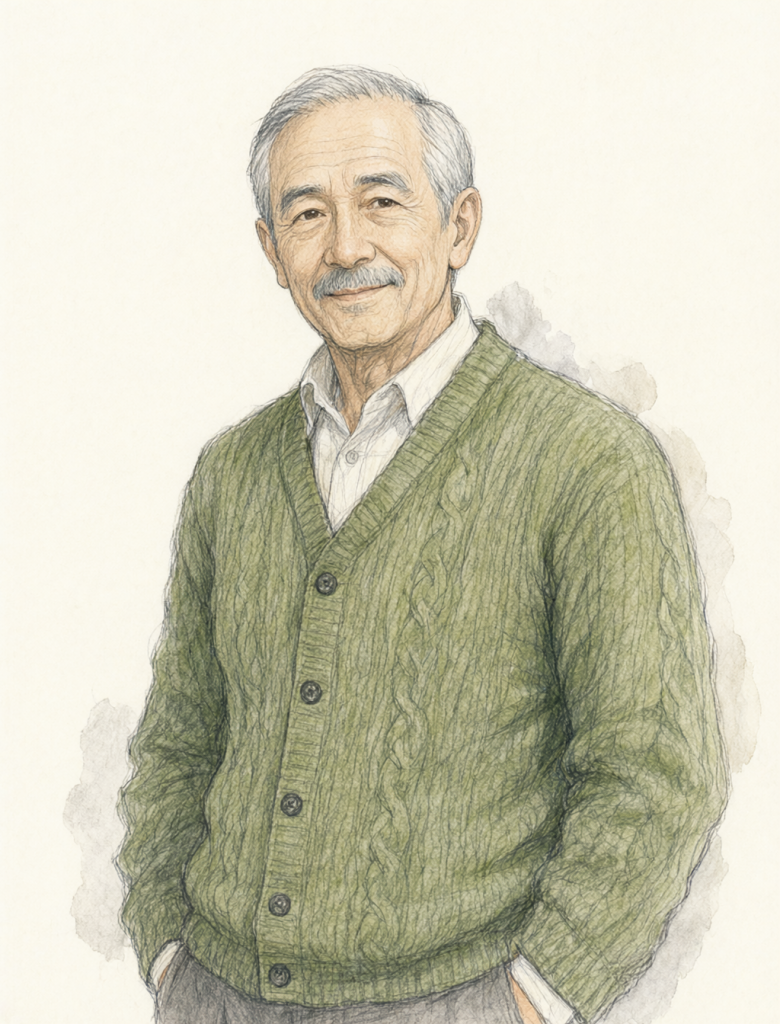
#> input picture skills/watercolour-brush/references/examples/cardigan/source.png, 780 x 1024 px
$ python cardigan.py   (older library calls are emulated)
#> lines starting #> are read from the running program, lines starting #| are printed output that depends on the picture; after the words box and inside, x2 and y2 are one past the last pixel; in counts of white or black regions, pixels touching at a corner belong together
#> (reads skills/watercolour-brush/references/examples/cardigan/areas.json from the repository)
### skills/watercolour-brush/scripts/regions.py
#!/usr/bin/env -S uv run --script
# /// script
# requires-python = ">=3.12"
# dependencies = ["numpy==2.5.5", "opencv-python-headless==5.1.0.95"]
# ///
"""Areas and underdrawing from a source picture: steps 1 and 2 of the order of work, a few seconds each.

    uv run regions.py propose SOURCE OUT_DIR [k=9]
        Cuts the source into regions by colour and place and writes OUT_DIR/regions.png: every region tinted, outlined
        and numbered, source coordinates along the border. Prints one line per region (id, a guess of what it is, its box,
        its share of the picture, its colour) and writes the guesses as OUT_DIR/areas.json, the file you correct.
        (An areas.json that is already there is kept: delete it to start again.)

    uv run regions.py build SOURCE OUT_DIR/areas.json
        Your areas -> masks.npz, areas.png (read it at 1:1) and one mask-NAME.png each; the underdrawing with its
        corrections -> under.npy, underdrawing.png. Prints per area what the source measures there, the row of
        references/starting-values.md it falls in and the gains used. Correct areas.json, build again, look again.

areas.json:

    {"paper": "#FBF6E3",                         the source's own paper as measured (change it only if it is wrong)
     "approved": false,                          true: the source is already a finished picture in this look and you paint the
                                                 same picture again: no area is pushed (gains 1), and the sheet takes this paper
     "areas": {                                  where two overlap, the one written first wins
       "features": {"kind": "features", "auto": true, "add": [[[418,366],[474,368],[446,380]]]},
       "skin":  {"kind": "skin",  "regions": [3, 8], "lines": 0.38},
       "hair":  {"kind": "hair",  "regions": [2], "within": [[[290,140],[740,140],[740,530],[290,530]]]},
       "card":  {"kind": "cloth", "regions": [4, 5], "at": [[600, 900]], "cut": [], "holes": true},
       "shirt": {"kind": "cloth", "regions": [7], "gain": [1.3, 0.8, 1.2, 0.0]}}}

    "regions"   ids read off regions.png        "at"      points: the region under each is taken too
    "add"/"cut" polygons in source px, added to / cut out of the area (a curve through the points; "c" third value: a corner)
    "within"    polygons: the regions count only inside them (cut by place first, then by colour)
    "holes"     true fills holes (buttons and a brooch belong to the cardigan)
    "kind"      skin | hair | cloth | features. "features" (eyes, nose, mouth, anything to keep exactly as drawn) takes no
                pixels from the others: it is a mask of its own, and skin keeps its lines there. "auto": the dark blobs in the face
    "gain"      [gain, colour, curve, warm] instead of the table's row (fuller(), below). Near the border of two rows `build`
                mixes them, so the gains do not jump when a polygon moves a few pixels
    "lines"     skin only: how much of the thin dark lines is mixed back after they are closed over (0.38; 0 = none, 1 = all)

In a drawings file:  UNDER = np.load("under.npy");  MASKS = dict(np.load("masks.npz"))  ->  {"under": UNDER, "masks": MASKS, ...}.
Both are float32 at the source's size: masks 0..1 (1: in the area), under.npy what the paint lets through per channel (0..1, not a
picture). They cover the drawing's FRAME: for a frame that is only part of the source (a body, a draft) cut them the same way,
v[y0:y0 + h, x0:x0 + w]; given whole, they are squeezed into the frame.
"""
import json
import sys
from pathlib import Path

import cv2
import numpy as np

sys.path.insert(0, str(Path(__file__).resolve().parent))
import wash                                                       # noqa: E402

LUM = np.array([0.3, 0.59, 0.11], np.float32)
hexc = lambda c: "#%02X%02X%02X" % tuple(int(round(float(v))) for v in c)
ell = lambda r: cv2.getStructuringElement(cv2.MORPH_ELLIPSE, (2 * int(max(r, 1)) + 1,) * 2)


def read(src, paper=None):
    """-> the source as RGB floats, and its paper colour (the lighter half of its border unless given)."""
#> called with paper = '#FBF9EE'
    im = cv2.imread(str(src), cv2.IMREAD_UNCHANGED)
#> im is the input picture: shape (1024, 780, 3); mean B, G, R 181.4, 202.5, 204.8
    assert im is not None, f"cannot read {src}"
    if im.ndim == 2:
        im = np.dstack([im] * 3)
    rgb = im[..., 2::-1].astype(np.float32)
    if im.shape[2] == 4:                                          # a cut-out: lay it on white
        a = im[..., 3:].astype(np.float32) / 255
        rgb = rgb * a + 255 * (1 - a)
    if paper is None:
        h, w = rgb.shape[:2]
        b = max(4, int(0.03 * min(h, w)))
        edge = np.vstack([rgb[:b].reshape(-1, 3), rgb[:, :b].reshape(-1, 3), rgb[:, -b:].reshape(-1, 3)])   # not the bottom: figures run off it
        paper = np.median(edge[edge.mean(1) >= np.percentile(edge.mean(1), 50)], 0)
    else:
        paper = np.array(wash.hexrgb(paper) if isinstance(paper, str) else paper, np.float32)
    return rgb, paper.astype(np.float32)


def poly(shape, nodes, soft=0.0):
    """A filled curve through nodes (source px) as a mask of `shape`."""
    m = np.zeros(shape, np.uint8)
    cv2.fillPoly(m, [np.round(wash.flow([tuple(n) for n in nodes]) * 16).astype(np.int32)], 255, cv2.LINE_AA, 4)
    m = m.astype(np.float32) / 255
    return cv2.GaussianBlur(m, (0, 0), soft) if soft else m


def fuller(D, gain=1.0, colour=1.0, curve=1.0, warm=0.0):
    """Density made fuller: more pigment (gain; curve > 1 deepens the darks more than the lights), more or less colour
    (the spread between the channels), and a push towards warm (less blue let through)."""
    m = D.mean(-1, keepdims=True)
    out = (m + colour * (D - m)) * gain * (np.maximum(m, 1e-4) / 0.5) ** (curve - 1)
    return np.clip(out + warm * m * np.array([-0.5, 0.0, 0.5], np.float32), 0, None)


# ---------------------------------------------------------------- step 1: regions

def lab_of(rgb):
    return cv2.cvtColor(np.clip(rgb / 255, 0, 1).astype(np.float32), cv2.COLOR_RGB2Lab)


# [112 lines left out: functions regions, guesses, not called in this run]


def overlay(rgb, labels, names, out):
    """The source, paled, with every label tinted, outlined and named, and source coordinates along the border."""
    h, w = labels.shape
    im = (0.55 * rgb[..., ::-1] + 0.45 * 255).astype(np.float32)
    ids = [i for i in np.unique(labels) if i > 0]
    for n, i in enumerate(ids):
        m = (labels == i).astype(np.uint8)
        col = cv2.cvtColor(np.uint8([[[int(180 * ((n * 0.381966) % 1)), 200, 235]]]), cv2.COLOR_HSV2BGR)[0, 0].astype(np.float32)
        im[m > 0] = 0.62 * im[m > 0] + 0.38 * col
        cs, _ = cv2.findContours(m, cv2.RETR_LIST, cv2.CHAIN_APPROX_NONE)
        cv2.drawContours(im, cs, -1, tuple(float(v) * 0.55 for v in col), max(1, w // 700))
    im = np.ascontiguousarray(np.clip(im, 0, 255).astype(np.uint8))
    step = 100 if w > 600 else 50
    f = max(0.4, w / 2300)
    for x in range(step, w, step):
        cv2.line(im, (x, 0), (x, 10), (0, 0, 255), 1)
        cv2.putText(im, str(x), (x + 2, 22), cv2.FONT_HERSHEY_SIMPLEX, f, (0, 0, 255), 1, cv2.LINE_AA)
    for y in range(step, h, step):
        cv2.line(im, (0, y), (10, y), (0, 0, 255), 1)
        cv2.putText(im, str(y), (12, y + 4), cv2.FONT_HERSHEY_SIMPLEX, f, (0, 0, 255), 1, cv2.LINE_AA)
    for i in ids:                                                  # the name where the region is thickest
        m = (labels == i).astype(np.uint8)
        d = cv2.distanceTransform(np.pad(m, 1), cv2.DIST_L2, 3)[1:-1, 1:-1]
        y, x = np.unravel_index(np.argmax(d), d.shape)
        t = str(names.get(i, i))
        (tw, th), _ = cv2.getTextSize(t, cv2.FONT_HERSHEY_SIMPLEX, 1.3 * f, 1)
        x0, y0 = int(np.clip(x - tw / 2, 2, w - tw - 2)), int(np.clip(y + th / 2, th + 2, h - 2))
        im[y0 - th - 2:y0 + 4, x0 - 2:x0 + tw + 2] = 0.25 * im[y0 - th - 2:y0 + 4, x0 - 2:x0 + tw + 2] + 0.75 * 255
        cv2.putText(im, t, (x0, y0), cv2.FONT_HERSHEY_SIMPLEX, 1.3 * f, (0, 0, 0), 1, cv2.LINE_AA)
    cv2.imwrite(str(out), im)


# [21 lines left out: function propose, not called in this run]


# ---------------------------------------------------------------- step 2: areas as corrected, and the underdrawing

ROWS = {  # references/starting-values.md, section 2: [gain, colour, curve, warm], and what to aim for where the source is pale
    "skin, pale": ([1.25, 1.0, 1.1, 0.0], "median 178-188 where the face is lit"), "skin, full": ([1.05, 1.0, 1.0, 0.0], "median 178-188 where the face is lit; a darker skin, or a face turned from the light: as the source"),
    "hair, grey or fair, pale": ([1.45, 0.35, 1.55, 0.06], "1 % at 20-30, 5 % at 40-60, median over 140"), "hair, grey or fair, full": ([1.15, 0.5, 1.2, 0.05], "1 % at 20-30, 5 % at 40-60, median over 140"),
    "hair, dark, pale": ([1.4, 0.9, 1.4, 0.0], "5 % at 29-45, 1 % at 24-36"), "hair, dark, full": ([1.0, 1.0, 1.0, 0.0], "as the source, within 5"),
    "cloth, light": ([1.15, 0.9, 1.15, 0.0], "5 % stays over 140: paper and its shadows"),
    "cloth, mid, pale": ([1.2, 1.0, 1.3, 0.0], "5 % at 45-60, 1 % at 28-40"), "cloth, mid, full": ([1.05, 1.0, 1.1, 0.0], "as the source, within 5"),
    "cloth, dark, pale": ([1.3, 1.0, 1.3, 0.0], "5 % at 28-35"), "cloth, dark, full": ([1.0, 1.0, 1.0, 0.0], "as the source, within 5")}


def starting(kind, v, approved=False):
    """The row(s) of references/starting-values.md an area falls in -> (row, [gain, colour, curve, warm], what to aim for).
    v: what the source measures in the area (`look.py values SRC areas=masks.npz` prints the same). Near the border of
    two rows the gains are a mixture of both (a straight line across the band given at each border below), so an area
    whose polygon moves by a few pixels keeps its gains. `approved`: the source is already a finished picture in this
    look and the job is the same picture again: nothing is pushed."""
    if kind not in ("skin", "hair", "cloth"):
        return "as drawn", [1.0, 1.0, 1.0, 0.0], ""
    if approved:
        return "a finished source, as it is", [1.0, 1.0, 1.0, 0.0], "as the source, within 5"
    p5, p50, ch = v["p5"], v["p50"], v["chroma"]
    share = lambda x, at, half: float(np.clip((x - (at - half)) / (2.0 * half), 0, 1))      # 0 under the band, 1 over it
    parts = {}                                                     # row -> its share
    if kind == "skin":
        pale = share(p50, 190, 8)
        parts = {"skin, pale": pale, "skin, full": 1 - pale}
    elif kind == "hair":
        grey = share(p50, 140, 10)                                 # grey, silver, fair: dark in its depths only; the masses stay grey, the lights paper
        gp, dp = share(p5, 95, 8), share(p5, 55, 6)
        parts = {"hair, grey or fair, pale": grey * gp, "hair, grey or fair, full": grey * (1 - gp), "hair, dark, pale": (1 - grey) * dp, "hair, dark, full": (1 - grey) * (1 - dp)}
    else:
        light, mid = share(p50, 190, 10), share(p50, 95, 10)
        mp, dp = share(p5, 70, 8), share(p5, 45, 6)
        parts = {"cloth, light": light, "cloth, mid, pale": (1 - light) * mid * mp, "cloth, mid, full": (1 - light) * mid * (1 - mp),
                 "cloth, dark, pale": (1 - mid) * dp, "cloth, dark, full": (1 - mid) * (1 - dp)}
    parts = {k: w for k, w in parts.items() if w > 0.005}
    g = [round(sum(w * ROWS[k][0][i] for k, w in parts.items()) / sum(parts.values()), 3) for i in range(4)]
    first = max(parts, key=parts.get)
    row = first if len(parts) == 1 else " + ".join(f"{k} {100 * w / sum(parts.values()):.0f} %" for k, w in sorted(parts.items(), key=lambda kw: -kw[1]))
    if kind == "skin":                                             # stronger in colour than skin in this look: cooled, tone unchanged
        g[1] = round(1.0 - 0.1 * share(ch, 29, 2), 3)
        row += ", strong colour" if ch > 29 else ""
    return row, g, ROWS[first][1] + (", chroma 22-28" if kind == "skin" else "")


def measure(rgb, m):
    px = rgb[m > 0.5]
    if not len(px):
        return dict(p1=0, p5=0, p50=0, chroma=0, mean=np.zeros(3))
    p = np.percentile(px @ LUM, (1, 5, 50))
    lab = lab_of(px.mean(0)[None, None])[0, 0]
    return dict(p1=float(p[0]), p5=float(p[1]), p50=float(p[2]), chroma=float(np.hypot(lab[1], lab[2])), mean=px.mean(0))


def build(src, areas_json):
    out = Path(areas_json).parent
    spec = json.loads(Path(areas_json).read_text())
    rgb, paper = read(src, spec.get("paper"))
#> paper = [251, 249, 238]
    h, w = rgb.shape[:2]
    u = w / 1024                                                   # sizes below are px of a 1024-wide sheet
    full = np.load(out / "regions.npy") if (out / "regions.npy").exists() else np.zeros((h, w), np.uint8)
    T = np.clip(rgb / paper, 0.02, 1.0)
    D = -np.log(T)
    polys = lambda ps, soft=0.0: np.clip(sum((poly((h, w), p, soft) for p in ps), np.zeros((h, w), np.float32)), 0, 1)
    masks, kinds, taken = {}, {}, np.zeros((h, w), bool)
    for name, a in spec["areas"].items():
        kind = kinds[name] = a.get("kind", "cloth")
        ids = list(a.get("regions", [])) + [int(full[int(y), int(x)]) for x, y in a.get("at", [])]
        m = np.isin(full, [i for i in ids if i > 0])
        if a.get("within"):
            m &= polys(a["within"]) > 0.5
        if a.get("add"):
            m |= polys(a["add"]) > 0.5
        if a.get("cut"):
            m &= ~(polys(a["cut"]) > 0.5)
        if a.get("holes"):                                         # the bottom edge is closed: a figure runs off it
            sea = np.pad(np.vstack([m, np.ones((1, w), bool)]).astype(np.uint8), 1)[:-1]
            cv2.floodFill(sea, None, (0, 0), 2)
            m = sea[1:, 1:-1][:h] != 2
        if kind == "features":
            masks[name] = np.clip(polys(a.get("add", []), 1.5 * u), 0, 1)
            continue
        m &= ~taken
        taken |= m
        masks[name] = cv2.GaussianBlur(m.astype(np.float32), (0, 0), 1.0 * u)
#> full: shape (1024, 780); every value is 0
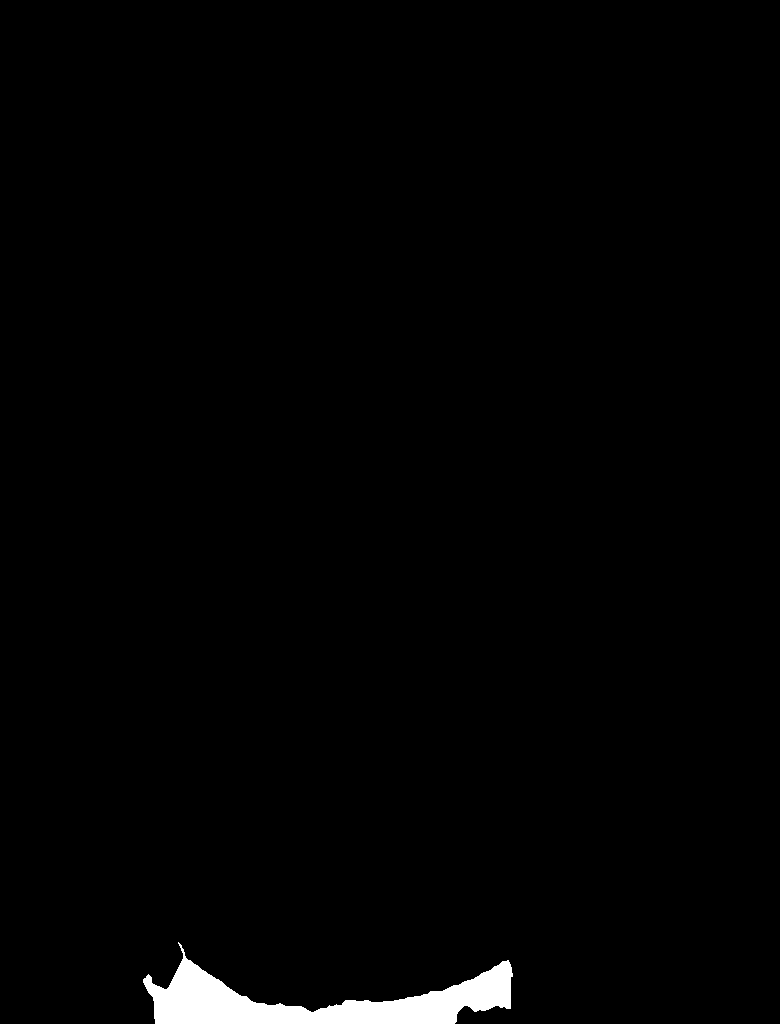
#> m: shape (1024, 780) bool; 1.4% white; 1 white region, box (x1, y1, x2, y2) and area: (143, 942, 513, 1024) 11293
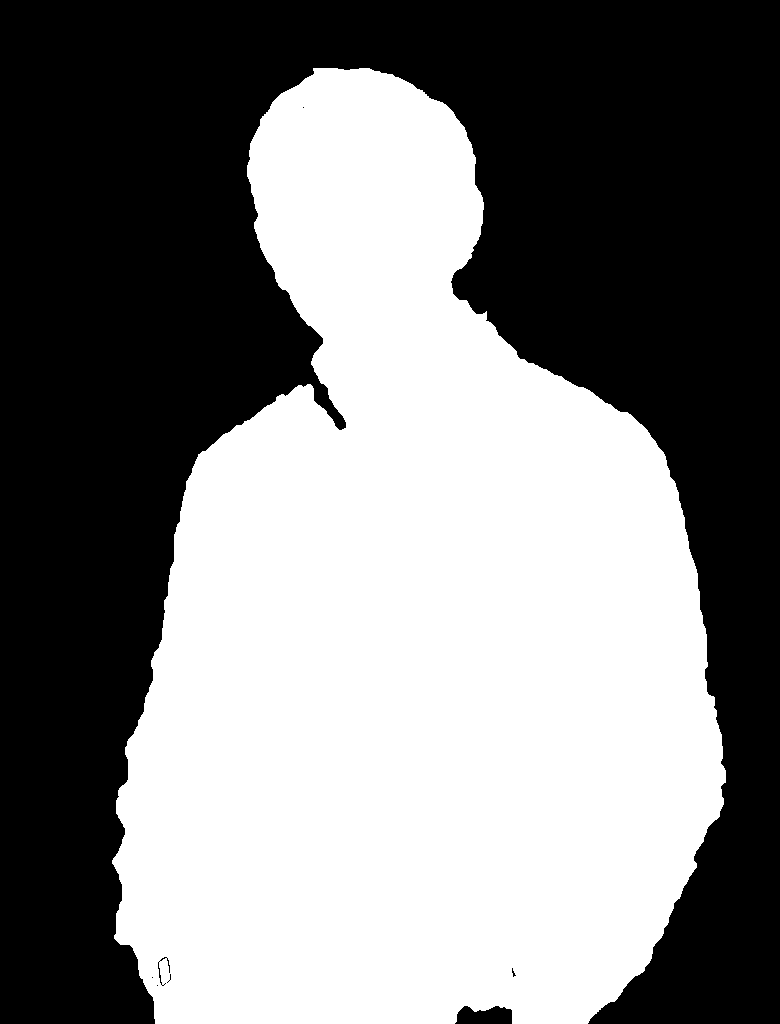
#> taken: shape (1024, 780) bool; 49.6% white; 1 white region, box (x1, y1, x2, y2) and area: (112, 68, 726, 1024) 396051
    skin = np.clip(sum((m for n, m in masks.items() if kinds[n] == "skin"), np.zeros((h, w), np.float32)), 0, 1)
    for name, a in spec["areas"].items():                          # "auto": the dark blobs inside the face (eyes, brows, nostrils, the mouth)
        if kinds[name] == "features" and a.get("auto") and skin.any():
            n, cc, st, _ = cv2.connectedComponentsWithStats((skin > 0.5).astype(np.uint8))
            face = cc == 1 + np.argmax([st[i, 4] * (st[i, 1] < 0.6 * h) for i in range(1, n)])
            ys = np.nonzero(face.any(1))[0]
            fh = min(ys.max() - ys.min() + 1, 1.2 * face.sum(1).max())
            face[int(ys.min() + 0.95 * fh):] = False               # not the neck
            inner = cv2.erode(face.astype(np.uint8), ell(0.05 * fh)) > 0
            d = D.mean(-1)
            dark = (d - cv2.blur(d, (int(0.25 * fh) | 1,) * 2) > 0.11) & inner
            blobs = cv2.dilate(cv2.morphologyEx(dark.astype(np.uint8), cv2.MORPH_OPEN, ell(0.007 * fh)), ell(0.022 * fh))
            masks[name] = np.clip(masks[name] + cv2.GaussianBlur(blobs.astype(np.float32), (0, 0), 1.5 * u), 0, 1)
#> this loop made 6 passes
#> pass 1, in build, `d = D.mean(-1)`:
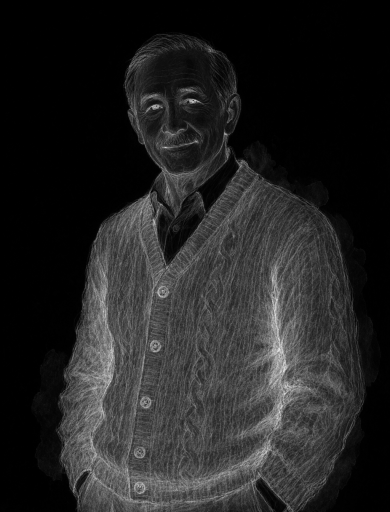
#> d: shape (1024, 780) float32 (shown at 1/2 size); min 0, max 1.93, mean 0.273; drawn with min black and max white
#> after the loop:
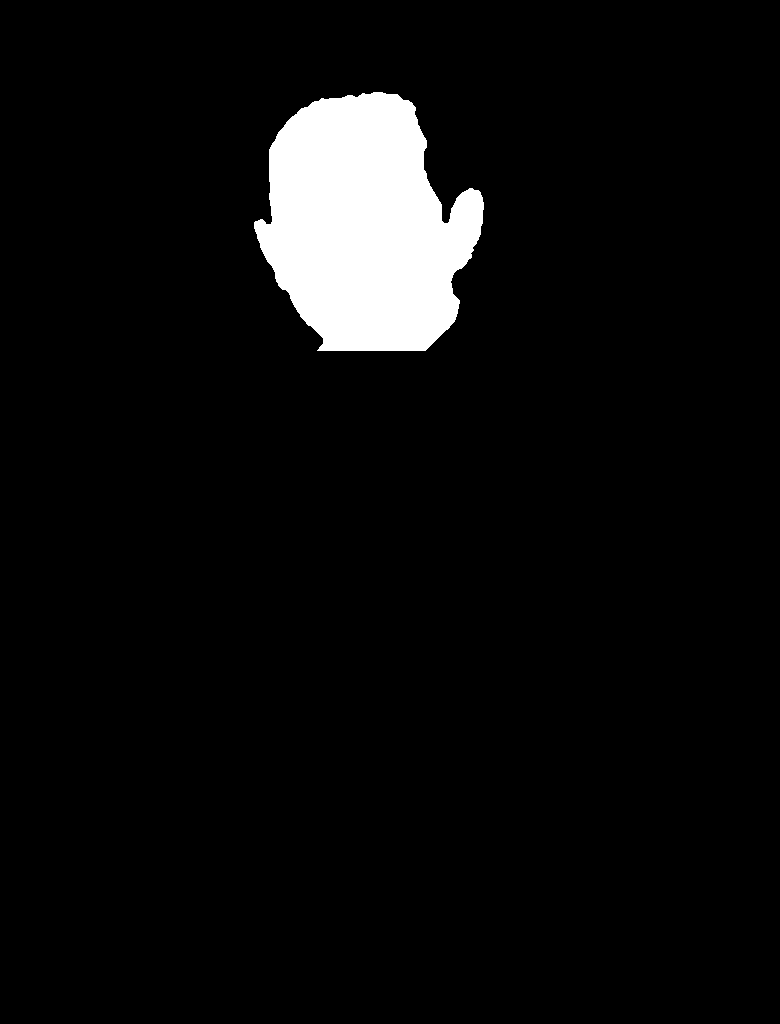
#> face: shape (1024, 780) bool; 5.3% white; 1 white region, box (x1, y1, x2, y2) and area: (254, 92, 484, 351) 42163
    feats = np.clip(sum((m for n, m in masks.items() if kinds[n] == "features"), np.zeros((h, w), np.float32)), 0, 1)
    # ---- the underdrawing: every area as the paint will want it. Nothing outside the areas: what is behind the figure is yours to paint
    out_d, cover = np.zeros_like(D), np.zeros((h, w), np.float32)
    ours = paper if spec.get("approved") else np.array(wash.PAPER, np.float32)      # the paper the sheet will be painted on
    said = lambda v: f"{v['p1']:3.0f} {v['p5']:3.0f} {v['p50']:3.0f} {hexc(v['mean'])} chroma {v['chroma']:2.0f}"
    print("area: luminance at the darkest 1 %, 5 %, median, mean colour | row of starting-values.md: gain, colour, curve, warm | the underdrawing then | aim")
    for name, a in spec["areas"].items():
        kind, m = kinds[name], masks[name]
        if kind == "features":
            continue
        v = measure(rgb, m)
        row, g, aim = starting(kind, v, bool(spec.get("approved")))
        if "gain" in a:
            row, g = "yours", list(a["gain"]) + [1.0, 1.0, 1.0, 0.0][len(a["gain"]):]
        Dk = D
        if kind == "skin":                                         # thin dark lines closed over, then a little smoothing; features stay as drawn;
            r = max(1, int(round(u)))                              # a breath of the lines is mixed back (without them an old face loses ten years)
            Ts = cv2.bilateralFilter(cv2.erode(cv2.dilate(T, ell(r)), ell(r)), 9, 0.06, 3 * u)
            keep = cv2.GaussianBlur(feats, (0, 0), 2.0 * u)[..., None]
            lines = float(a.get("lines", 0.38))
            Dk = (1 - lines) * -np.log(Ts * (1 - keep) + T * keep) + lines * -np.log(cv2.GaussianBlur(T, (0, 0), 0.7 * u))
        elif kind == "hair":                                       # its washes without the line work, which the pencil follows (trace)
            Dk = -np.log(cv2.GaussianBlur(T, (0, 0), 0.6 * u))
        Dk = fuller(Dk, *g)
        out_d += m[..., None] * Dk
        cover += m
        print(f"{name:8s} {said(v)} | {row}: {g[0]:.2f} {g[1]:.2f} {g[2]:.2f} {g[3]:.2f} | {said(measure(np.exp(-Dk) * ours, m))} | {aim}")
#> (the rest of the program and of its run is left out)
